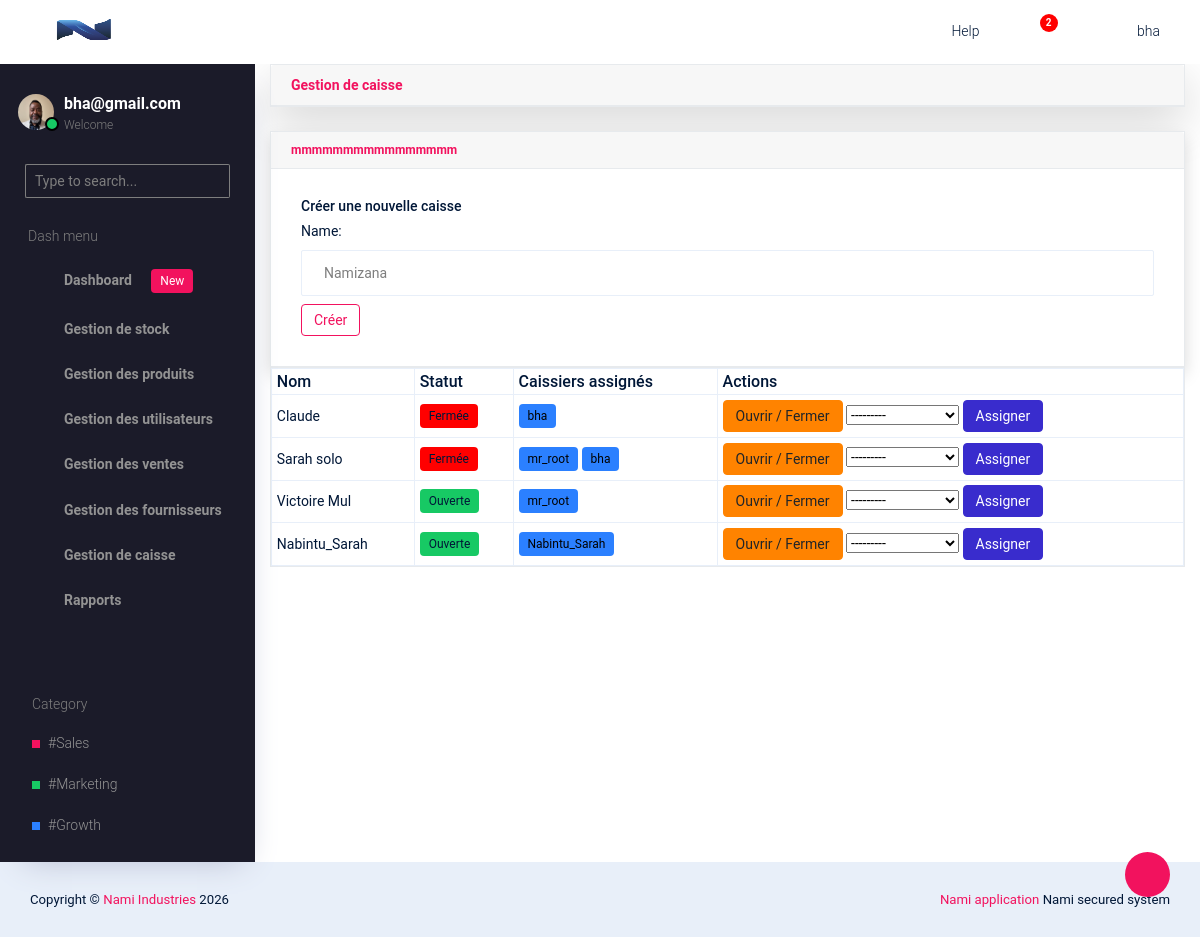
Screenshot of /main/enregistrement-caisse/ (signed in) with the database file from the repository.
### companie/models.py (models this page shows, shortened)
class Company(models.Model):
    BUSINESS_TYPES = (
        ('etablissement', 'Etablissement'),
        ('societe', 'Societe'),
    )
    ESTABLISHMENT_TYPES = (
        ('pme', 'PME'),
        ('ipme', 'IPME'),
        ('ecs', 'Entreprise en commandite simple'),
    )
    COMPANY_TYPES = (
        ('sa', 'Societe par actions'),
        ('sarl', 'Societe a responsabilite limitee'),
        ('personnes', 'Societe de personnes'),
    )
    CURRENCY_CHOICES = (
        ('BIF', 'Franc Burundais (BIF)'),
        ('USD', 'Dollar Americain (USD)'),
        ('EUR', 'Euro (EUR)'),
        ('CDF', 'Franc Congolais (CDF)'),
    )
    name = models.CharField(max_length=200)
    owner_name = models.CharField(max_length=200)
    business_type = models.CharField(max_length=20, choices=BUSINESS_TYPES)
    sub_type = models.CharField(max_length=50, blank=True)
    registration_number = models.CharField(max_length=150)
    country = CountryField()
    province = models.CharField(max_length=100)
    email = models.EmailField()
    phone = models.CharField(max_length=30)
    address = models.CharField(max_length=255, blank=True, null=True)
    website = models.URLField(blank=True, null=True)
    currency = models.CharField(
        max_length=10,
        choices=CURRENCY_CHOICES,
        default='CDF'
    )
    tva = models.DecimalField(max_digits=12, decimal_places=2, default=Decimal("0.00"))
    logo = models.ImageField(
        upload_to='company_logo/',
        blank=True,
        null=True
    )
    created_at = models.DateTimeField(auto_now_add=True)

### account/models.py (models this page shows, shortened)
class Profile(models.Model):
    user = models.OneToOneField(User, on_delete=models.CASCADE)
    photo = models.ImageField(upload_to="profiles/", blank=True, null=True)

### finance/models.py (models this page shows, shortened)
class CashRegister(models.Model):
    name = models.CharField(max_length=100)  # ex: Caisse 1
    shop = models.ForeignKey(Company, on_delete=models.CASCADE)
    is_active = models.BooleanField(default=True)  # ouverte ou fermée
    created_at = models.DateTimeField(auto_now_add=True)

class Cashier(models.Model):
    user = models.OneToOneField(User, on_delete=models.CASCADE)
    phone = models.CharField(max_length=20, blank=True, null=True)
    is_active = models.BooleanField(default=True)
    cash_registers = models.ManyToManyField(CashRegister, blank=True, related_name='cashiers', null=True)
    created_at = models.DateTimeField(auto_now_add=True)
    def __str__(self):
        return self.user.get_full_name() or self.user.username

### core/views.py (the view, shortened to what this page needs)
# urls.py: path('enregistrement-caisse/', views.cash_register_manage, name='cash_register_manage'),
@login_required
@role_required("Admin")
def cash_register_manage(request):
    template = loader.get_template('cashier/cash_register_manage.html')
    shop = Company.objects.first()
    cash_registers = CashRegister.objects.filter(shop=shop)
    create_form = CashRegisterForm()
    assign_form = AssignCashierForm()
    context = {
        "cash_registers": cash_registers,
        "create_form": create_form,
        "assign_form": assign_form,
    }
    return HttpResponse(template.render(context, request))

### finance/forms.py
class CashRegisterForm(forms.ModelForm):
    class Meta:
        model = CashRegister
        fields = ['name']
        widgets = {
            'name': forms.TextInput(attrs={
            'class': 'form-control',
            'placeholder': 'Namizana'
        }),
    }

class AssignCashierForm(forms.Form):
    cashier = forms.ModelChoiceField(
        queryset=Cashier.objects.filter(is_active=True),
        label="Choisir un caissier"
    )

### core/context_processors.py (called while the page is built)
def company_info(request):
	company = Company.objects.first()
	return {
		'company':company
	}

### core/templates/cashier/cash_register_manage.html (shortened to what this page needs)
{% extends 'base.html' %}
{% block content %}
{% load humanize %}
<div class="container-fluid">
    <div class="card mb-4 shadow-lg">
        <div class="card-header m-0 font-weight-bold text-primary">
            Gestion de caisse
        </div>
    </div>
    <div class="card shadow">
        <div class="card-header">
            <h6 class="m-0 font-weight-bold text-primary">
                mmmmmmmmmmmmmmmm
            </h6>
        </div>
        <div class="card-body">
            <h5>Créer une nouvelle caisse</h5>
            <form method="POST">
                {{ create_form.as_p }}
                <button type="submit" name="create_cash_register" class="btn btn-outline-primary btn-sm">
                    Créer
                </button>
            </form>
        </div>
    </div>
    <div class="card">
        <table class="table table-sm table-bordered">
            <thead>
                <tr>
                    <th>Nom</th>
                    <th>Statut</th>
                    <th>Caissiers assignés</th>
                    <th>Actions</th>
                </tr>
            </thead>
            <tbody>
                {% for caisse in cash_registers %}
                <tr>
                    <td>{{ caisse.name }}</td>
                    <td>
                        {% if caisse.is_active %}
                            <span class="badge bg-success">Ouverte</span>
                        {% else %}
                            <span class="badge bg-danger">Fermée</span>
                        {% endif %}
                    </td>
                    <td>
                        {% for cashier in caisse.cashiers.all %}
                            <span class="badge bg-info text-dark">
                                {{ cashier.user.username }}
                            </span>
                        {% empty %}
                            Aucun
                        {% endfor %}
                    </td>
                    <td>
                        <a href="{% url 'toggle_cash_register' caisse.id %}"
                        class="btn btn-sm btn-warning">
                            Ouvrir / Fermer
                        </a>
                        <form method="POST" style="display:inline;">
                            {{ assign_form.cashier }}
                            <button type="submit"
                                    name="assign_cashier"
                                    class="btn btn-sm btn-secondary">
                                Assigner
                            </button>
                        </form>
                    </td>
                </tr>
                {% endfor %}
            </tbody>
        </table>
    </div>
</div>
{% endblock %}

### core/templates/base.html (shortened to what this page needs)
{% load static %}
<!DOCTYPE html>
<html lang="en">
  <head>
    <link rel="stylesheet" href="{% static 'vendors/typicons.font/font/typicons.css' %}">
    <link rel="stylesheet" href="{% static 'vendors/css/vendor.bundle.base.css' %}">
    <link rel="stylesheet" href="{% static 'css/vertical-layout-light/style.css' %}">
  </head>
  <body>
    <div class="container-scroller">
      <nav class="navbar col-lg-12 col-12 p-0 fixed-top d-flex flex-row">
        <div class="text-center navbar-brand-wrapper d-flex align-items-center justify-content-center">
          <a class="navbar-brand brand-logo" href="{% url 'dashboard:admin_dashboard' %}">
            {% if company and company.logo %}
            <img src="{{ company.logo.url }}" class="img-fluid" alt="logo"/>
            {% else %}
            <img src="{% static 'images/logo-mini.svg' %}" alt="logo"/>
            {% endif %}
          </a>
          <button class="navbar-toggler navbar-toggler align-self-center d-none d-lg-flex" type="button" data-toggle="minimize">
            <span class="typcn typcn-th-menu"></span>
          </button>
        </div>
        <div class="navbar-menu-wrapper d-flex align-items-center justify-content-end">
          <ul class="navbar-nav navbar-nav-right">
            <li class="nav-item d-none d-lg-flex  mr-2">
              <a class="nav-link" href="#">
                Help
              </a>
            </li>
            <li class="nav-item dropdown  d-flex">
              <a class="nav-link count-indicator dropdown-toggle d-flex align-items-center justify-content-center" id="notificationDropdown" href="#" data-toggle="dropdown">
                <i class="typcn typcn-bell mr-0"></i>
                <span class="count bg-danger">2</span>
              </a>
            </li>
            <li class="nav-item nav-profile dropdown">
              {% if user.is_authenticated %}
              <a class="nav-link dropdown-toggle  pl-0 pr-0" href="#" data-toggle="dropdown" id="profileDropdown">
                <i class="typcn typcn-user-outline mr-0"></i>
                <span class="nav-profile-name">{{ user.username }}</span>
              </a>
              {% endif %}
            </li>
          </ul>
        </div>
      </nav>
      <div class="container-fluid page-body-wrapper">
        <div class="theme-setting-wrapper">
          <div id="settings-trigger"><i class="typcn typcn-cog-outline"></i></div>
        </div>
        <nav class="sidebar sidebar-offcanvas" id="sidebar">
        <ul class="nav">
          <li class="nav-item">
            <div class="d-flex sidebar-profile">
              {% if user.is_authenticated %}
                {% if request.user.profile.photo %}
                  <div class="sidebar-profile-image">
                    <img src="{{ request.user.profile.photo.url }}" alt="image">
                    <span class="sidebar-status-indicator"></span>
                  </div>
                {% endif %}
              <div class="sidebar-profile-name">
                <p class="sidebar-name">
                  {{ user.email }}
                </p>
                <p class="sidebar-designation">
                  Welcome
                </p>
              </div>
              {% endif %}
            </div>
            <div class="nav-search">
              <div class="input-group">
                <input type="text" class="form-control" placeholder="Type to search..." aria-label="search" aria-describedby="search">
                <div class="input-group-append">
                  <span class="input-group-text" id="search">
                    <i class="typcn typcn-zoom"></i>
                  </span>
                </div>
              </div>
            </div>
            <p class="sidebar-menu-title">Dash menu</p>
          </li>
          {% for group in request.user.groups.all %}
            {% if group.name == "Admin" or group.name == "Caisse" or group.name == "Gestionnaire_stock" %}
            <li class="nav-item">
              <a class="nav-link" href="{% url 'dashboard:admin_dashboard' %}">
                <i class="typcn typcn-device-desktop menu-icon"></i>
                <span class="menu-title">Dashboard <span class="badge badge-primary ml-3">New</span></span>
              </a>
            </li>
            {% endif %}
            {% if group.name == "Admin" or group.name == "Gestionnaire_stock" %}
            <li class="nav-item">
              <a class="nav-link" data-toggle="collapse" href="#ui-basic" aria-expanded="false" aria-controls="ui-basic">
                <i class="typcn typcn-briefcase menu-icon"></i>
                <span class="menu-title">Gestion de stock</span>
                <i class="typcn typcn-chevron-right menu-arrow"></i>
              </a>
            </li>
          {% endif %}
          {% if group.name == "Admin" or group.name == "Gestionnaire_stock" %}
          <li class="nav-item">
            <a class="nav-link" data-toggle="collapse" href="#form-elements" aria-expanded="false" aria-controls="form-elements">
              <i class="typcn typcn-film menu-icon"></i>
              <span class="menu-title">Gestion des produits</span>
              <i class="menu-arrow"></i>
            </a>
          </li>
          {% endif %}
          {% if group.name == "Admin" %}
          <li class="nav-item">
            <a class="nav-link" data-toggle="collapse" href="#charts" aria-expanded="false" aria-controls="charts">
              <i class="typcn typcn-chart-pie-outline menu-icon"></i>
              <span class="menu-title">Gestion des utilisateurs</span>
              <i class="menu-arrow"></i>
            </a>
          </li>
          {% endif %}
          {% if group.name == "Admin" or group.name == "Caisse" %}
          <li class="nav-item">
            <a class="nav-link" data-toggle="collapse" href="#tables" aria-expanded="false" aria-controls="tables">
              <i class="typcn typcn-th-small-outline menu-icon"></i>
              <span class="menu-title">Gestion des ventes</span>
              <i class="menu-arrow"></i>
            </a>
          </li>
          {% endif %}
          {% if group.name == "Admin" %}
          <li class="nav-item">
            <a class="nav-link" data-toggle="collapse" href="#auth" aria-expanded="false" aria-controls="auth">
              <i class="typcn typcn-user-add-outline menu-icon"></i>
              <span class="menu-title">Gestion des fournisseurs</span>
              <i class="menu-arrow"></i>
            </a>
          </li>
          {% endif %}
          {% if group.name == "Admin" or group.name == "Caisse" %}
          <li class="nav-item">
            <a class="nav-link" data-toggle="collapse" href="#error" aria-expanded="false" aria-controls="error">
              <i class="typcn typcn-globe-outline menu-icon"></i>
              <span class="menu-title">Gestion de caisse</span>
              <i class="menu-arrow"></i>
            </a>
          </li>
          {% endif %}
          {% if group.name == "Admin" %}
          <li class="nav-item">
            <a class="nav-link" data-toggle="collapse" href="#rapport" aria-expanded="false" aria-controls="rapport">
              <i class="typcn typcn-document-text menu-icon"></i>
              <span class="menu-title">Rapports</span>
              <i class="menu-arrow"></i>
            </a>
          </li>
          {% endif %}
          {% endfor %}
        </ul>
        <ul class="sidebar-legend">
          <li>
            <p class="sidebar-menu-title">Category</p>
          </li>
          <li class="nav-item"><a href="#" class="nav-link">#Sales</a></li>
          <li class="nav-item"><a href="#" class="nav-link">#Marketing</a></li>
          <li class="nav-item"><a href="#" class="nav-link">#Growth</a></li>
        </ul>
      </nav>
        {% block content %}{% endblock %}
    </div>
  </body>
  <footer class="footer">
  <div class="d-sm-flex justify-content-center justify-content-sm-between">
    <span class="text-center text-sm-left d-block d-sm-inline-block">Copyright © <a href="https://" target="_blank">Nami Industries</a> 2026</span>
    <span class="float-none float-sm-right d-block mt-1 mt-sm-0 text-center"><a href="https://" target="_blank">Nami application </a>Nami secured system</span>
  </div>
</footer>
</html>

### rows the page displays
Company: logo (picture)
CashRegister: name "Claude", is_active "Fermée"
Cashier: user.username "bha"
CashRegister: name "Sarah solo", is_active "Fermée"
Cashier: user.username "mr_root"
CashRegister: name "Victoire Mul", is_active "Ouverte"
CashRegister: name "Nabintu_Sarah", is_active "Ouverte"
Cashier: user.username "Nabintu_Sarah"

### other values shown
{{ user.username }} "bha"
{{ user.email }} "bha@gmail.com"
